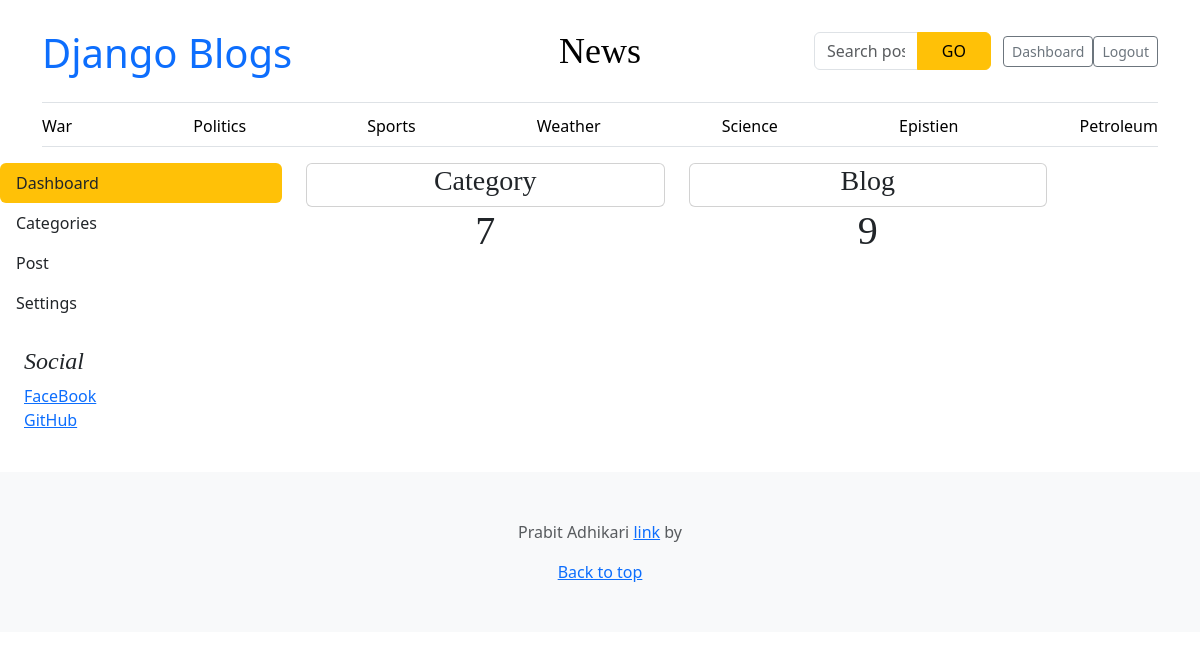
Before: /dashboard/ (signed in) with the older database file.
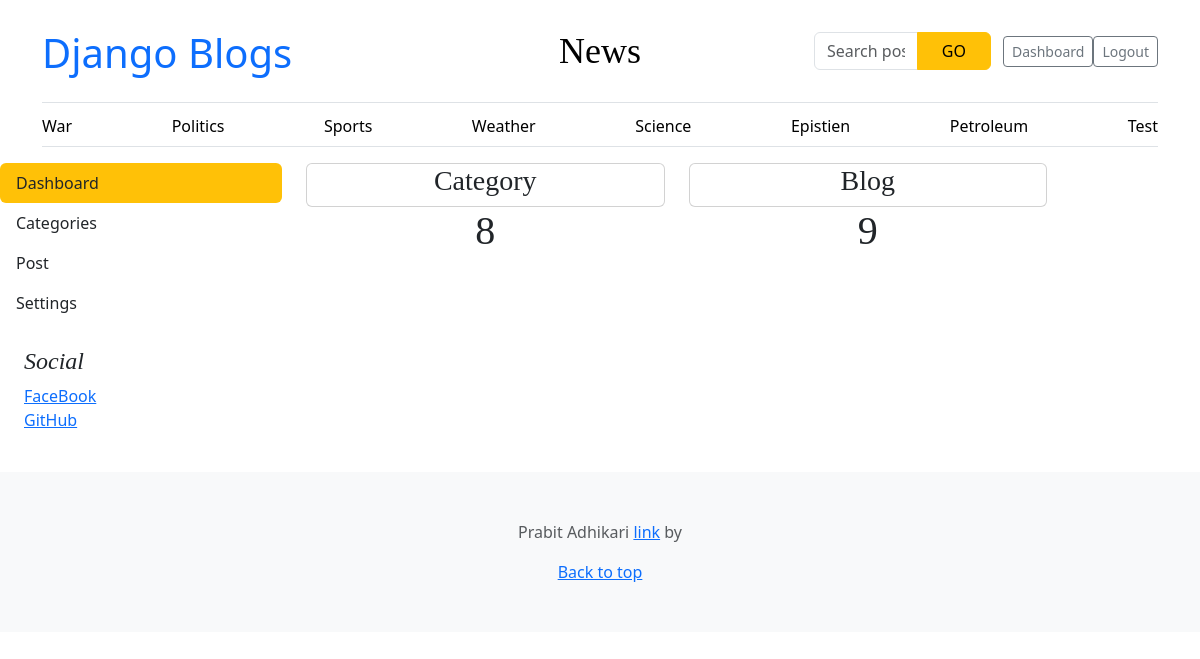
After: the same page with the newer database file.
### blog/models.py (models this page shows, shortened)
class Category(models.Model):
    category_name = models.CharField(max_length=1000, unique=True)
    created_at = models.DateField(auto_now_add=True)
    updated_at = models.DateField(auto_now=True)
    class Meta:
        verbose_name_plural = 'categories'
    def __str__(self):
        return f'{self.category_name}'

### about/models.py (models this page shows, shortened)
class Socials(models.Model):
    name = models.CharField(max_length=50)
    link = models.URLField(max_length=500)
    class Meta:
        verbose_name_plural = 'Social Media'

### dashboard/views.py (the view)
# urls.py: path('', include('dashboard.urls'))
@login_required(login_url='login')
def dashboard(request):
    category_count = Category.objects.all().count()
    blog_count =  Blog.objects.all().count()
    context = {
        'category_count' : category_count,
        'blog_count':  blog_count
    }
    return render(request, 'dashboard/dashboard.html', context)

### blog/context_processors.py (called while the page is built)
def get_categories(request):
    categories = Category.objects.all()
    return dict(categories=categories)

def get_socials(request):
    socials = Socials.objects.all()
    return dict(socials=socials)

### blog/templates/dashboard/dashboard.html (shortened to what this page needs)
{% extends 'base.html' %} {% block content%}
<div class="row">
 {% include 'dashboard/sidebar.html' %}
  <div class="col-md-9">
    <div class="tab-content" id="v-pills-tabContent">
      <div
        class="tab-pane fade show active"
        id="v-pills-home"
        role="tabpanel"
        aria-labelledby="v-pills-home-tab"
      >
        <div class="row">
          <div class="col-md-5 text-center ">
            <div class="card ""><h3>Category</h3></div>
            <h1>{{category_count}}</h1>
          </div>
          <div class="col-md-5 text-center">
            <div class="card ""><h3>Blog</h3></div>
            <h1>{{blog_count}}</h1>
          </div>
        </div>
      </div>
    </div>
  </div>
</div>
{% endblock%}

### blog/templates/base.html (shortened to what this page needs)
{% load static%}
<!doctype html>
<html lang="en" data-bs-theme="auto">
  <head>
    <link
      href="https://cdn.jsdelivr.net/npm/bootstrap@5.3.8/dist/css/bootstrap.min.css"
      rel="stylesheet"
    />
    <link href="{% static 'css/blog.css' %}" rel="stylesheet" />
    <link href="{% static 'css/blog.css' %}" rel="stylesheet" />
    <link
      rel="stylesheet"
      href="https://cdnjs.cloudflare.com/ajax/libs/font-awesome/4.7.0/css/font-awesome.min.css"
    />
  </head>
  <body>
    <div class="container">
      <header class="border-bottom lh-1 py-3">
        <div class="row flex-nowrap justify-content-between align-items-center">
          <div class="col-4 pt-1 fs-1">
            <a href="{% url 'home' %}" style="text-decoration: none"
              >Django Blogs</a
            >
          </div>
          <div class="col-4 text-center">
            <a
              class="blog-header-logo text-body-emphasis text-decoration-none"
              href="#"
              >News</a
            >
          </div>
          <div class="col-4 d-flex justify-content-end align-items-center">
            <div class="container py-3">
              <form
                action="{% url 'search' %}"
                method="GET"
                class="d-flex justify-content-center"
                id="search-bar"
              >
                <div class="input-group" style="max-width: 500px">
                  <input
                    type="text"
                    class="form-control"
                    placeholder="Search posts..."
                    name="keyword"
                  />
                  <button class="btn btn-warning px-4" type="submit">GO</button>
                </div>
              </form>
            </div>
            {% if user.is_authenticated %}
            <a
              class="btn btn-sm btn-outline-secondary"
              href="{% url 'dashboard' %}"
              >Dashboard</a
            >
            <a
              class="btn btn-sm btn-outline-secondary"
              href="{% url 'logout' %}"
              >Logout</a
            >
            {% endif %}
          </div>
        </div>
      </header>
      <div class="nav-scroller py-1 mb-3 border-bottom">
        <nav class="nav nav-underline justify-content-between">
          {% if categories %} {% for cat in categories %}
          <a
            class="nav-item nav-link link-body-emphasis"
            href="{% url 'post_by_category' cat.id %}"
            >{{cat}}</a
          >
          {%endfor%} {% endif %}
        </nav>
      </div>
    </div>
    {% block content%} {% endblock %}
    <div class="p-4">
      <h4 class="fst-italic">Social</h4>
      <ol class="list-unstyled">
        {% for account in socials %}
        <li><a href="{{account.link}}">{{account.name}}</a></li>
        {% endfor %}
      </ol>
    </div>
    <footer class="py-5 text-center text-body-secondary bg-body-tertiary">
      <p>
        Prabit Adhikari
        <a href="https://getbootstrap.com/">link</a> by
      </p>
      <p class="mb-0"><a href="#">Back to top</a></p>
    </footer>
  </body>
</html>

Changed rows visible on the page:
added Category: category_name "Test"
Other visible differences:
{{ category_count }}: "7" → "8"
